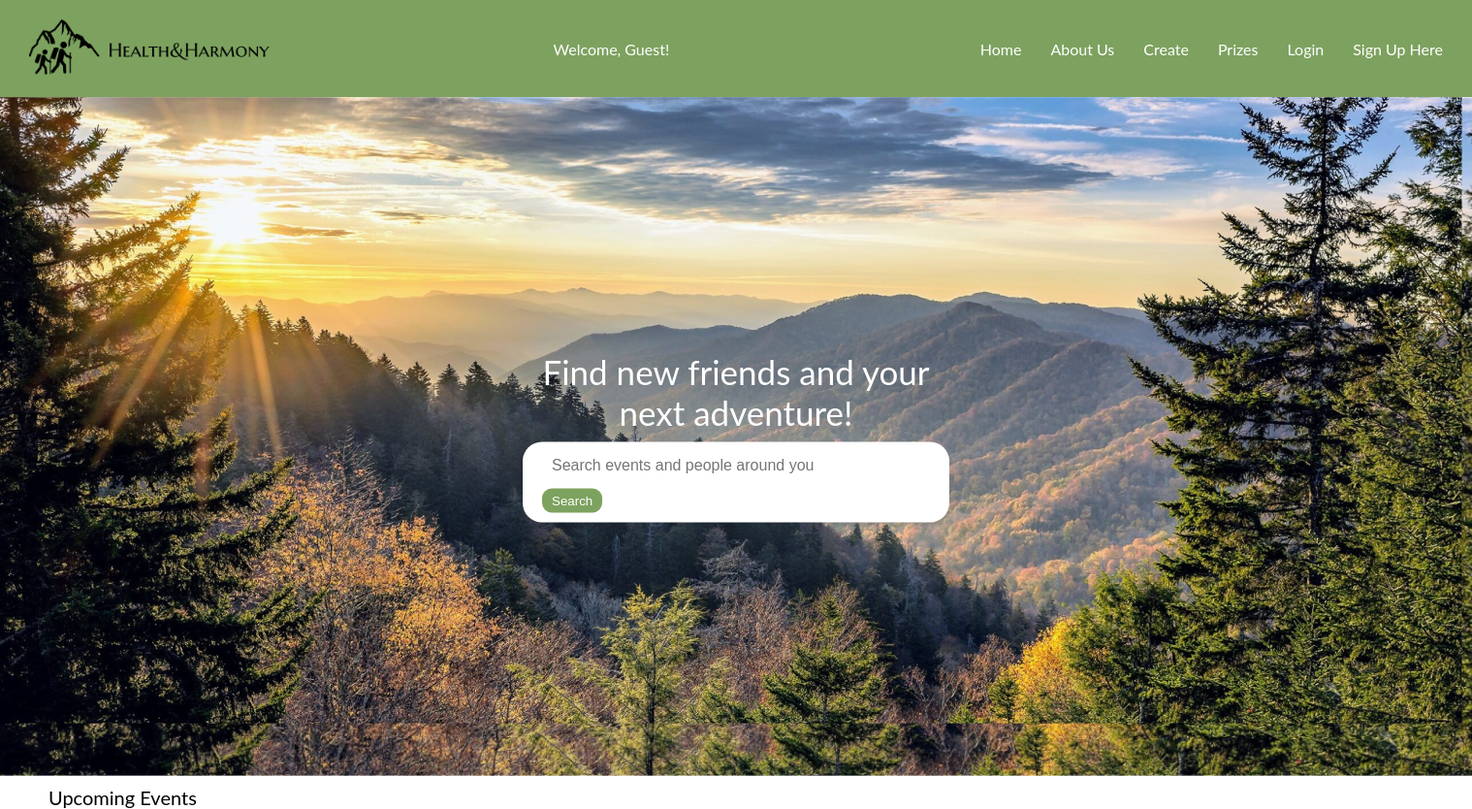
The app's page /, older data.
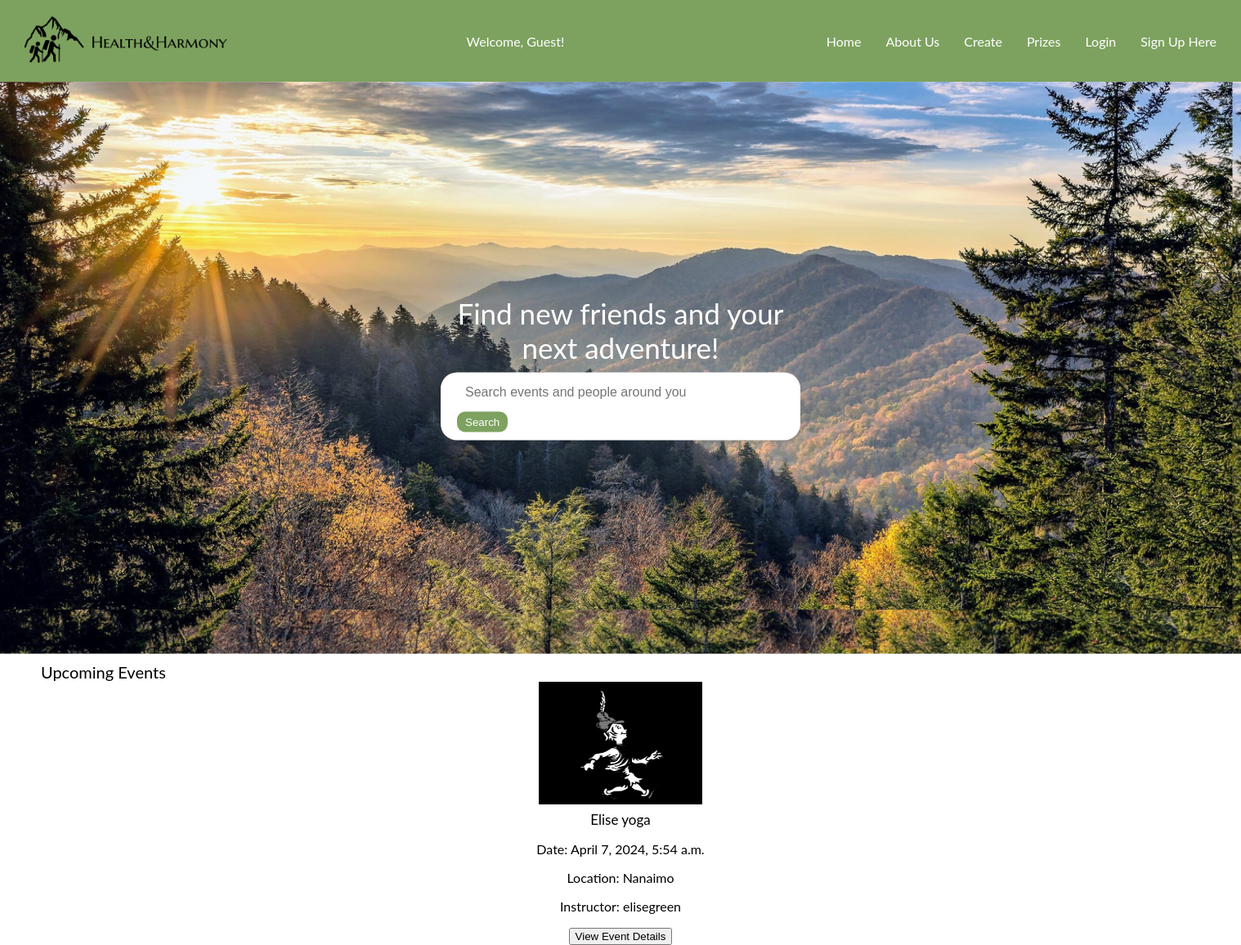
The same page, newer data.
### applet/models.py (models this page shows)
class Event(models.Model):
    event_name = models.CharField(max_length=100)
    event_date = models.DateTimeField("Event date", default= datetime.now)
    location = models.CharField(max_length=200)
    instructor = models.CharField(max_length=200)
    description = models.CharField(max_length=500)
    attendees = models.ManyToManyField(User, related_name='attended_events',  blank=True)
    image = models.ImageField(upload_to='event_images/')
    coins = models.IntegerField(default=0)

### applet/views.py (the view)
# urls.py: path("", home, name="home"),
def home(request):
    events = Event.objects.all()
    return render(request, 'home2.html', {'events': events})

### applet/templates/home2.html (shortened to what this page needs)
<!DOCTYPE html>
<html lang="en">
<head>
<link rel="stylesheet" href="/applet/static/styles.css">
</head>
<body>
<div class="navbar">
    <div>
        <img src="/applet/static/images/Logo.png" alt="Logo" class="logo">
    </div>
    {% if request.user.is_authenticated %}
    <p>Welcome, {{ request.user.username }}!</p>
{% else %}
    <p>Welcome, Guest!</p>
{% endif %}
    <div class="nav-links">
        <a href="/">Home</a>
        <a href="{% url 'about_us' %}">About Us</a></li>
        <a href="{% url 'upload_event' %}">Create</a>
        <a href="{% url 'prize_list' %}">Prizes</a>
        <a href="{% url 'login' %}">Login</a>
        <a href="{% url 'signup' %}">Sign Up Here</a>
    </div>
</div>
<div class="placeholder-image">
<img src="/applet/static/images/home_background.png" >
    <div class="search-bar-container">
        <div class="find-friends-text">
            Find new friends and your next adventure!
        </div>
        <div class="search-bar">
            <input type="text" placeholder="Search events and people around you" list="events">
            <button>Search</button>
        </div>
    </div>
</div>
<div class="upcoming-events">
    <div class="UE-title">Upcoming Events</div>
    <div class="event-container">
        {% for event in events %}
        <div class="event">
            <div class="event-image">
                <a href="#"><img src="{{ event.image.url }}" alt="{{ event.event_name }}"></a>
            </div>
            <div class="event-label">{{ event.event_name }}</div>
            <div class="event-details">
                <p>Date: {{ event.event_date }}</p>
                <p>Location: {{ event.location }}</p>
                <p>Instructor: {{ event.instructor }}</p>
                <form class="callDjangoFunctionForm" action="{% url 'event_display' %}" method="post">
                    <button type="submit">View Event Details</button>
                </form>
            </div>
        </div>
        {% endfor %}
    </div>
</div>
</body>
</html>

Row changes from the older to the newer data that the page shows:
added Event: image (picture), event_name "Elise yoga", event_date "April 7, 2024, 5:54 a.m.", location "Nanaimo", instructor "elisegreen"
